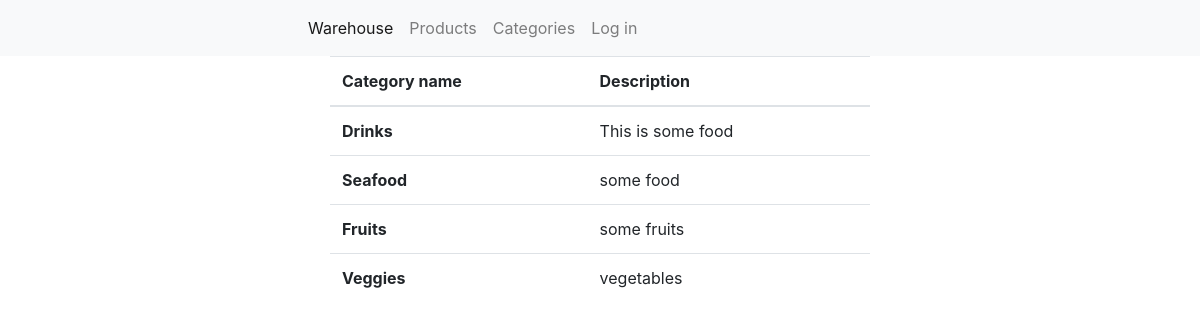
Page /categories/ on the committed database.
### app/models.py (models this page shows, shortened)
class Category(models.Model):
    category_name = models.CharField(max_length=25)
    description = models.CharField(max_length=255)

### app/views.py (the view)
# urls.py: path('categories/', views.categories, name='categories'),
def categories(request):
    categories = Category.objects.all()
    context = {'categories': categories}
    return render(request, 'app/category.html', context)

### app/templates/app/category.html (shortened to what this page needs)
<!DOCTYPE html>
<html lang="en">
<head>
</head>
<body>
{% extends 'main.html' %}
{% block content %}
<table class="table elements-table">
  <thead>
    <tr>
      <th scope="col">Category name</th>
      <th scope="col">Description</th>
    </tr>
  </thead>
  <tbody>
  {% for category in categories %}
    <tr>
      <th>{{category.category_name}}</th>
      <td>{{category.description}}</td>
    </tr>
  {% endfor %}
  </tbody>
</table>
    {% endblock content %}

### static/styles/app.css (style rules this page uses)
.elements-table { width: 45%; margin: auto; }

### rows in the picture
Category: category_name "Drinks", description "This is some food"
Category: category_name "Seafood", description "some food"
Category: category_name "Fruits", description "some fruits"
Category: category_name "Veggies", description "vegetables"
